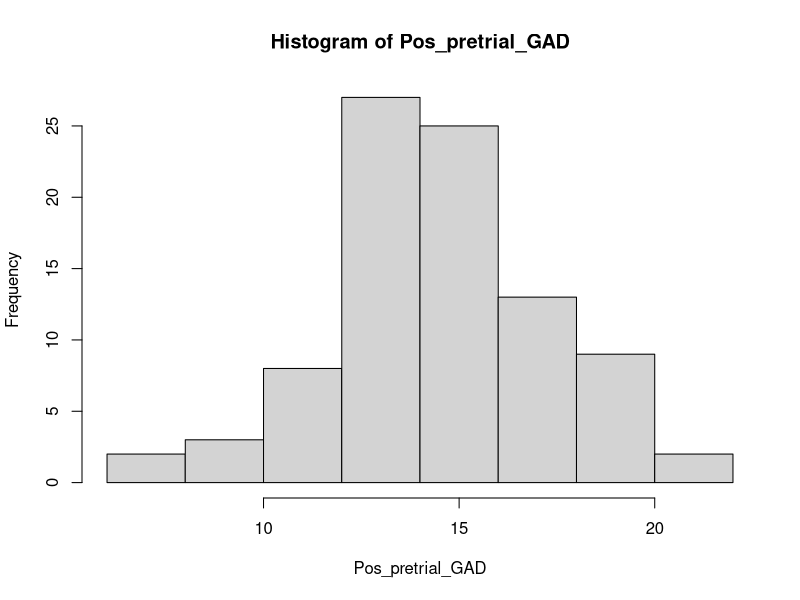

The R source for this figure:
## ---- chunk 1
# Import and view data
dataCA1Control <- read.csv("GROUP_3_2023_GCA_RESULTS_CONTROL.csv")
summary(dataCA1Control)

## ---- chunk 2
# Remove negative values
pretrial_GAD <- c(dataCA1Control$pretrial_GAD)
pretrial_GAD

## ---- chunk 3
Pos_pretrial_GAD <- pretrial_GAD[pretrial_GAD >= 0]
Pos_pretrial_GAD

## ---- chunk 4
# Histogram of positive pretrial GAD values
hist(Pos_pretrial_GAD)

## ---- chunk 5
# Check data is numeric
is.numeric(dataCA1Control)

